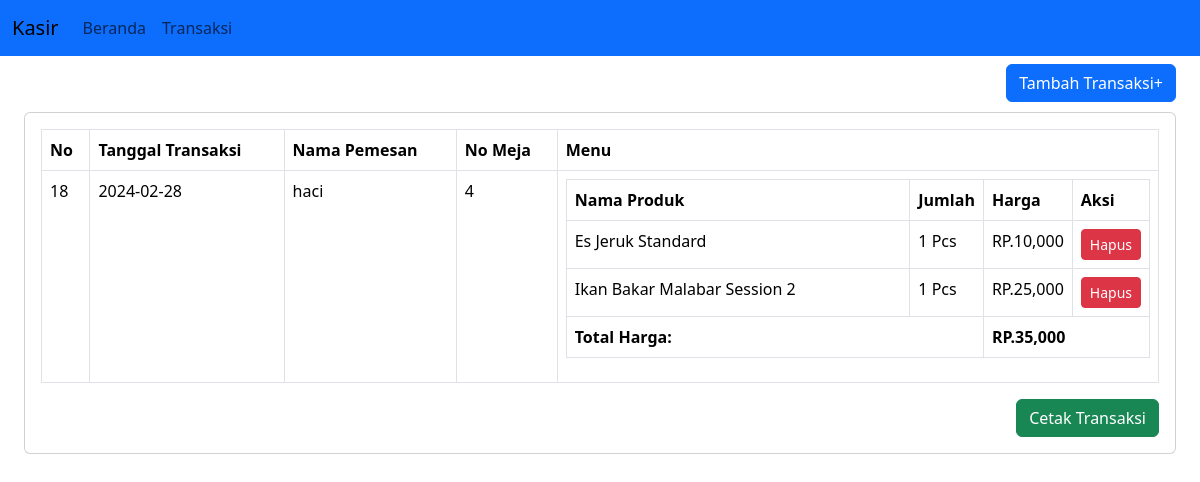
Page /daftar-transaksi.php on the committed database.
### tables this page shows
CREATE TABLE `penjualan` (
  `PenjualanID` int(11) NOT NULL,
  `TanggalPenjualan` date NOT NULL,
  `TotalHarga` decimal(10,2) NOT NULL,
  `PelangganID` int(11) NOT NULL
);

CREATE TABLE `pelanggan` (
  `PelangganID` int(11) NOT NULL,
  `NamaPelanggan` varchar(255) NOT NULL,
  `Nomeja` int(11) NOT NULL,
  `NomorTelepon` varchar(15) NOT NULL
);

CREATE TABLE `produk` (
  `ProdukID` int(11) NOT NULL,
  `NamaProduk` varchar(255) NOT NULL,
  `Harga` decimal(10,2) NOT NULL,
  `Stok` int(11) NOT NULL,
  `Terjual` int(11) NOT NULL,
  `Foto` text NOT NULL
);

CREATE TABLE `detailpenjualan` (
  `DetailID` int(11) NOT NULL,
  `PenjualanID` int(11) NOT NULL,
  `ProdukID` int(11) NOT NULL,
  `JumlahProduk` int(11) NOT NULL,
  `Subtotal` decimal(10,2) NOT NULL
);

### daftar-transaksi.php (the view, shortened to what this page needs)
<?php
include("header.php");
?>
<body>
      <nav class="navbar navbar-expand-lg navbar-primary bg-primary fixed-top">
        <div class="container-fluid">
            <a class="navbar-brand" href="#">Kasir</a>
            <div class="navbar-collapse">
                <ul class="navbar-nav">
                    <li class="nav-item">
                        <a class="nav-link" href="index.php">Beranda</a>
                    </li>
                    <li class="nav-item">
                        <a class="nav-link" href="transaksi.php">Transaksi</a>
                    </li>
                </ul>
            </div>
        </div>
    </nav>
        <div class="p-4" id="main-content">
          <a href="transaksi.php" class="btn btn-md btn-primary float-end">Tambah Transaksi+</a>
          <div class="card mt-5">
            <div class="card-body">
            <table class="table table-bordered">
    <thead>
      <tr>
        <th>No</th>
        <th>Tanggal Transaksi</th>
        <th>Nama Pemesan</th>
        <th>No Meja</th>
        <th>Menu</th>
      </tr>
    </thead>
    <tbody>
        <?php
            include("koneksi/koneksi.php");
            $sql = $con->query("SELECT * FROM penjualan ORDER BY PenjualanID DESC LIMIT 1");
            while ($data= $sql->fetch_assoc()) {
        ?>
              <tr>
                <td><?php echo $data['PenjualanID']?></td>
                <td><?php echo $data['TanggalPenjualan']?></td>
                  <?php
                    $sql2 = $con->query("SELECT * FROM pelanggan WHERE PelangganID = '".$data['PenjualanID']."'");
                    while ($data2= $sql2->fetch_assoc()) {
                ?>
                <td><?php echo $data2['NamaPelanggan'] ?></td>
                <td><?php echo $data2['Nomeja']; } ?></td>
                <td>
                    <table class="table table-bordered">
                        <thead>
                            <tr>
                                <th>Nama Produk</th>
                                <th class="col-1">Jumlah</th>
                                <th class="col-1">Harga</th>
                                <th class="col-1">Aksi</th>
                            </tr>
                        </thead>
                        <tbody>
                        <?php
                          $sql3 = $con->query("SELECT * FROM detailpenjualan WHERE DetailID = '" . $data['PenjualanID'] . "'");
                          $totalharga = 0;
                          while ($data3= $sql3->fetch_assoc()) {
                        ?>
                            <tr>
                              <td>
                              <?php
                                $sql4 = $con->query("SELECT * FROM produk WHERE ProdukID = '" . $data3['ProdukID'] . "' ");
                                while ($data4= $sql4->fetch_assoc()) {
                                    echo $data4['NamaProduk'];
                                }
                              ?>
                              </td>
                              <td><?php echo $data3['JumlahProduk']?> Pcs</td>
                              <td>RP.<?php echo number_format($data3['Subtotal']) ?></td>
                              <td><?php echo"<a href='hapus-menu.php?id=$data3[PenjualanID]' class='btn btn-sm btn-danger'>Hapus</a>" ?></td>
                            </tr>
                            <?php
                              $totalproduk = $data3['JumlahProduk'] * $data3['Subtotal'];
                              $totalharga += $totalproduk;
                            }
                            ?>
                            <tr>
                            <td colspan='2'><strong>Total Harga:</strong></td>
                            <td colspan='2'><strong>RP.<?php echo number_format("$totalharga") ?></strong></td>
                            </tr>
                        </tbody>
                    </table>
                </td>
                <?php
                echo "</tr>";
            }
        ?>
    </tbody>
  </table>
  <a href="cetak-transaksi.php" target="_blank" class="btn btn-md btn-success float-end">Cetak Transaksi</a>
            </div>
          </div>
        </div>
</body>

### header.php (shortened to what this page needs)
<!DOCTYPE html>
<html>
    <head>
        <link href="bootstrap-5.3.2-dist/css/bootstrap.min.css" rel="stylesheet">
</head>

### daftar-transaksi.php (style rules this page uses)
#main-content { margin-top: 40px; }

### rows in the picture
penjualan: PenjualanID "18", TanggalPenjualan "2024-02-28", totalharga "35,000"
pelanggan: NamaPelanggan "haci", Nomeja "4"
detailpenjualan: JumlahProduk "1", Subtotal "10,000"
produk: NamaProduk "Es Jeruk Standard"
detailpenjualan: JumlahProduk "1", Subtotal "25,000"
produk: NamaProduk "Ikan Bakar Malabar Session 2"
